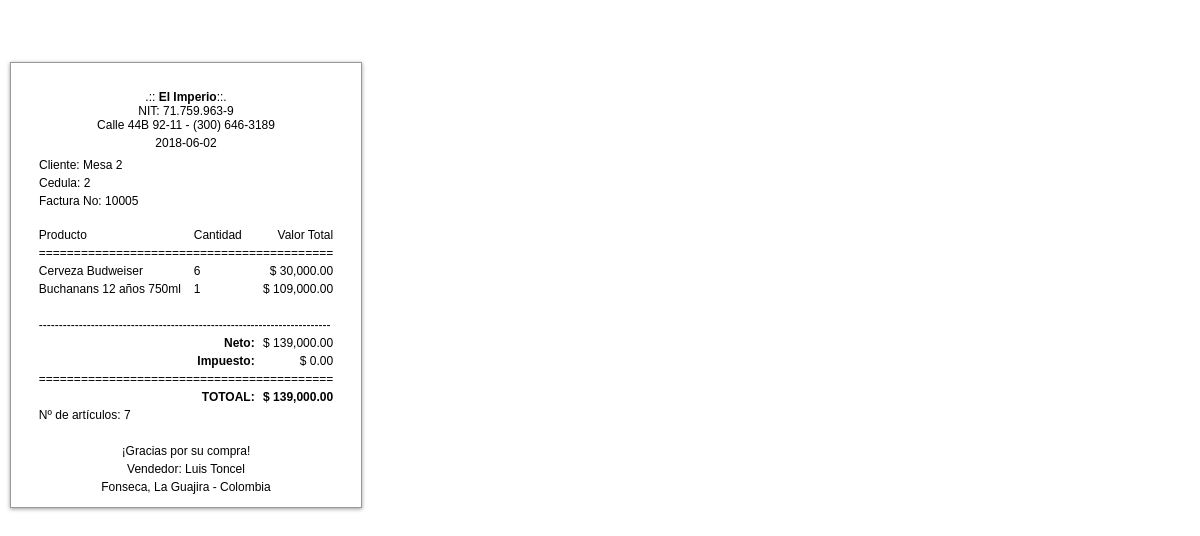
The page /extensiones/ticket/exTicket.php?codigo=10005 on the database its author committed.
### tables this page shows
CREATE TABLE `ventas` (
  `id` int(11) NOT NULL,
  `codigo` int(11) NOT NULL,
  `id_cliente` int(11) NOT NULL,
  `id_vendedor` int(11) NOT NULL,
  `productos` text NOT NULL,
  `barcode` int(11) NOT NULL,
  `impuesto` float NOT NULL,
  `neto` float NOT NULL,
  `total` float NOT NULL,
  `metodo_pago` text NOT NULL,
  `fecha` timestamp NOT NULL DEFAULT CURRENT_TIMESTAMP ON UPDATE CURRENT_TIMESTAMP
);

CREATE TABLE `clientes` (
  `id` int(11) NOT NULL,
  `nombre` text NOT NULL,
  `documento` int(11) NOT NULL,
  `email` text NOT NULL,
  `telefono` text NOT NULL,
  `direccion` text NOT NULL,
  `fecha_nacimiento` date NOT NULL,
  `compras` int(11) NOT NULL,
  `ultima_compra` datetime NOT NULL,
  `fecha` timestamp NOT NULL DEFAULT CURRENT_TIMESTAMP ON UPDATE CURRENT_TIMESTAMP
);

CREATE TABLE `productos` (
  `id` int(11) NOT NULL,
  `id_categoria` int(11) NOT NULL,
  `codigo` text NOT NULL,
  `descripcion` text NOT NULL,
  `imagen` text NOT NULL,
  `stock` int(11) NOT NULL,
  `barcode` text NOT NULL,
  `precio_compra` float NOT NULL,
  `precio_venta` float NOT NULL,
  `ventas` int(11) NOT NULL,
  `fecha` timestamp NOT NULL DEFAULT CURRENT_TIMESTAMP ON UPDATE CURRENT_TIMESTAMP
);

CREATE TABLE `usuarios` (
  `id` int(11) NOT NULL,
  `nombre` text NOT NULL,
  `usuario` text NOT NULL,
  `password` text NOT NULL,
  `perfil` text NOT NULL,
  `foto` text NOT NULL,
  `estado` int(11) NOT NULL,
  `ultimo_login` datetime NOT NULL,
  `fecha` timestamp NOT NULL DEFAULT CURRENT_TIMESTAMP ON UPDATE CURRENT_TIMESTAMP
);

### controladores/ventas.controlador.php (called while the page is built, shortened)
<?php
class ControladorVentas
{
    public static function ctrMostrarVentas($item, $valor)
    {
        $tabla = "ventas";
        $respuesta = ModeloVentas::mdlMostrarVentas($tabla, $item, $valor);
        return $respuesta;
    }
}

### modelos/conexion.php (called while the page is built)
<?php
class Conexion {
	static public function conectar() {
		$link = new PDO("mysql:host=localhost;dbname=pos_elimperio",
						"root",
						"");
		$link -> exec("set names utf8");
		return $link;
	}
}
?>

### modelos/ventas.modelo.php (called while the page is built, shortened)
<?php
require_once "conexion.php";
class ModeloVentas
{
    public static function mdlMostrarVentas($tabla, $item, $valor)
    {
        if ($item != null) {
            $stmt = Conexion::conectar()->prepare("SELECT * FROM $tabla WHERE $item = :$item ORDER BY id ASC");
            $stmt->bindParam(":" . $item, $valor, PDO::PARAM_STR);
            $stmt->execute();
            return $stmt->fetch();
        } else {
            $stmt = Conexion::conectar()->prepare("SELECT * FROM $tabla ORDER BY codigo DESC");
            $stmt->execute();
            return $stmt->fetchAll();
        }
    }
}

### controladores/clientes.controlador.php (called while the page is built, shortened)
<?php
class ControladorClientes
{
    public static function ctrMostrarClientes($item, $valor)
    {
        $tabla = "clientes";
        $respuesta = ModeloClientes::mdlMostrarClientes($tabla, $item, $valor);
        return $respuesta;
    }
}

### modelos/clientes.modelo.php (called while the page is built, shortened)
<?php
require_once "conexion.php";
class ModeloClientes
{
    public static function mdlMostrarClientes($tabla, $item, $valor)
    {
        if ($item != null) {
            $stmt = Conexion::conectar()->prepare("SELECT * FROM $tabla WHERE $item = :$item");
            $stmt->bindParam(":" . $item, $valor, PDO::PARAM_STR);
            $stmt->execute();
            return $stmt->fetch();
        } else {
            $stmt = Conexion::conectar()->prepare("SELECT * FROM $tabla");
            $stmt->execute();
            return $stmt->fetchAll();
        }
    }
}

### modelos/productos.modelo.php (called while the page is built, shortened)
<?php
require_once "conexion.php";
class ModeloProductos
{
    public static function mdlMostrarProductos($tabla, $item, $valor, $orden)
    {
        if ($item != null) {
            $stmt = Conexion::conectar()->prepare("SELECT * FROM $tabla WHERE $item = :$item ORDER BY id DESC");
            $stmt->bindParam(":" . $item, $valor, PDO::PARAM_STR);
            $stmt->execute();
            return $stmt->fetch();
        } else {
            $stmt = Conexion::conectar()->prepare("SELECT * FROM $tabla ORDER BY $orden DESC");
            $stmt->execute();
            return $stmt->fetchAll();
        }
    }
}

### controladores/productos.controlador.php (called while the page is built, shortened)
<?php
class ControladorProductos
{
    public static function ctrMostrarProductos($item, $valor, $orden)
    {
        $tabla = "productos";
        $respuesta = ModeloProductos::mdlMostrarProductos($tabla, $item, $valor, $orden);
        return $respuesta;
    }
}

### controladores/usuarios.controlador.php (called while the page is built, shortened)
<?php
class ControladorUsuarios
{
    public static function ctrMostrarUsuarios($item, $valor)
    {
        $tabla = "usuarios";
        $respuesta = ModeloUsuarios::MdlMostrarUsuarios($tabla, $item, $valor);
        return $respuesta;
    }
}

### modelos/usuarios.modelo.php (called while the page is built, shortened)
<?php
require_once "conexion.php";
class ModeloUsuarios
{
    public static function mdlMostrarUsuarios($tabla, $item, $valor)
    {
        if ($item != null) {
            $stmt = Conexion::conectar()->prepare("SELECT * FROM $tabla WHERE $item = :$item");
            $stmt->bindParam(":" . $item, $valor, PDO::PARAM_STR);
            $stmt->execute();
            return $stmt->fetch();
        } else {
            $stmt = Conexion::conectar()->prepare("SELECT * FROM $tabla");
            $stmt->execute();
            return $stmt->fetchAll();
        }
    }
}

### extensiones/ticket/exTicket.php (the view, shortened to what this page needs)
<?php
require_once "../../controladores/ventas.controlador.php";
require_once "../../modelos/ventas.modelo.php";
require_once "../../controladores/clientes.controlador.php";
require_once "../../modelos/clientes.modelo.php";
require_once "../../controladores/usuarios.controlador.php";
require_once "../../modelos/usuarios.modelo.php";
require_once "../../controladores/productos.controlador.php";
require_once "../../modelos/productos.modelo.php";
?>
<html>
<head>
<link href="css/ticket.css" rel="stylesheet" type="text/css">
<link href="css/font-awesome.css" rel="stylesheet" type="text/css">
</head>
<body onload="window.print();">
<?php
class imprimirTicket{
public $codigo;
public function traerImpresionTicket(){
$itemVenta = "codigo";
$valorVenta = $this->codigo;
$respuestaVenta = ControladorVentas::ctrMostrarVentas($itemVenta, $valorVenta);
$fecha = substr($respuestaVenta["fecha"],0,-8);
$productos = json_decode($respuestaVenta["productos"], true);
$neto = number_format($respuestaVenta["neto"],2);
$impuesto = number_format($respuestaVenta["impuesto"],2);
$total = number_format($respuestaVenta["total"],2);
$itemCliente = "id";
$valorCliente = $respuestaVenta["id_cliente"];
$respuestaCliente = ControladorClientes::ctrMostrarClientes($itemCliente, $valorCliente);
$nombreCliente = $respuestaCliente["nombre"];
$cedulaCliente = $respuestaCliente["documento"];
$itemVendedor = "id";
$valorVendedor = $respuestaVenta["id_vendedor"];
$respuestaVendedor = ControladorUsuarios::ctrMostrarUsuarios($itemVendedor, $valorVendedor);
$nombreVendedor = $respuestaVendedor["nombre"];
$empresa = "El Imperio";
$documento = "71.759.963-9";
$direccion = "Calle 44B 92-11";
$telefono = "(300) 646-3189";
?>
<div class="zona_impresion">
<br>
<table border="0" align="center" width="300px">
    <tr>
        <td align="center">
        .::<strong> <?php echo $empresa; ?></strong>::.<br>
        <?php echo "NIT: ".$documento; ?><br>
        <?php echo $direccion .' - '.$telefono; ?><br>
        </td>
    </tr>
    <tr>
        <td align="center"><?php echo $fecha; ?></td>
    </tr>
    <tr>
      <td align="center"></td>
    </tr>
    <tr>
        <td>Cliente: <?php echo $nombreCliente; ?></td>
    </tr>
    <tr>
        <td><?php echo "Cedula: ".$cedulaCliente; ?></td>
    </tr>
    <tr>
        <td>Factura No: <?php echo $valorVenta; ?></td>
    </tr>
</table>
<br>
<table border="0" align="center" width="300px">
    <tr>
        <td>Producto</td>
        <td>Cantidad</td>
        <td align="right">Valor Total</td>
    </tr>
    <tr>
      <td colspan="3">==========================================</td>
    </tr>
    <?php
    $cantidad=0;
    foreach ($productos as $key => $item) {
      $itemProducto = "descripcion";
      $valorProducto = $item["descripcion"];
      $orden = null;
      $respuestaProducto = ControladorProductos::ctrMostrarProductos($itemProducto, $valorProducto, $orden);
      $precioTotal = number_format($item["total"], 2);
      echo "<tr>";
      echo "<td>".$item["descripcion"]."</td>";
      echo "<td>".$item["cantidad"]."</td>";
      echo "<td align='right'>$ ".$precioTotal."</td>";
      echo "</tr>";
      $cantidad+=$item["cantidad"];
    }
    echo '
    <tr>
    <td>&nbsp;</td>
    <td>&nbsp;</td>
    <td>&nbsp;</td>
    </tr>
    <td colspan="3">-------------------------------------------------------------------------</td>';
    echo '<tr>
    <td>&nbsp;</td>
    <td align="right"><b>Neto:</b></td>
    <td align="right">$ '.$neto.'</td>
    </tr>
    <tr>
    <td>&nbsp;</td>
    <td align="right"><b>Impuesto:</b></td>
    <td align="right">$ '.$impuesto.'</td>
    </tr>
    <td colspan="3">==========================================</td>
    </tr>
    <tr>
    <td>&nbsp;</td>
    <td align="right"><b>TOTOAL:</b></td>
    <td align="right"><b>$ '.$total.'</b></td>
    </tr>
    <tr>
      <td colspan="3">Nº de artículos: '.$cantidad.'</td>
    </tr>
    <tr>
      <td colspan="3">&nbsp;</td>
    </tr>
    <tr>
      <td colspan="3" align="center">¡Gracias por su compra!</td>
    </tr>
    <tr>
      <td colspan="3" align="center">Vendedor: '.$nombreVendedor.'</td>
    </tr>
    <tr>
      <td colspan="3" align="center">Fonseca, La Guajira - Colombia</td>
    </tr>
</table>';
}
}
?>
<br>
<p>&nbsp;</p>
</body>
<?php
$ticket = new imprimirTicket();
$ticket -> codigo = $_GET["codigo"];
$ticket -> traerImpresionTicket();
?>
</html>

### extensiones/ticket/css/ticket.css (style rules this page uses)
body { margin: 10px; padding: 0; background-image: url(../img/fondo.png); background-repeat: repeat; padding-bottom: 1px; font-size: 11px; }
body, td, th { font-family: Arial, Helvetica, sans-serif; font-size:12px; }
.zona_impresion { width: 340px; padding:10px 5px 10px 5px; float:left; margin-left:00px; border-style: solid; border:1px solid #999; box-shadow: 0 1px 4px rgba(0, 0, 0, 0.4); }

### rows shown on the page
ventas: fecha "2018-06-02", neto "139,000.00", impuesto "0.00", total "139,000.00"
clientes: nombre "Mesa 2", documento "2"
productos: descripcion "Cerveza Budweiser"
productos: descripcion "Buchanans 12 años 750ml", cantidad "1", precio_venta "109,000.00"
usuarios: nombre "Luis Toncel"

### other values the page prints
$empresa "El Imperio"
$documento "71.759.963-9"
$direccion "Calle 44B 92-11"
$telefono "(300) 646-3189"
$valorVenta "10005"
$item["cantidad"] "6"
$precioTotal "30,000.00"
$cantidad "7"
